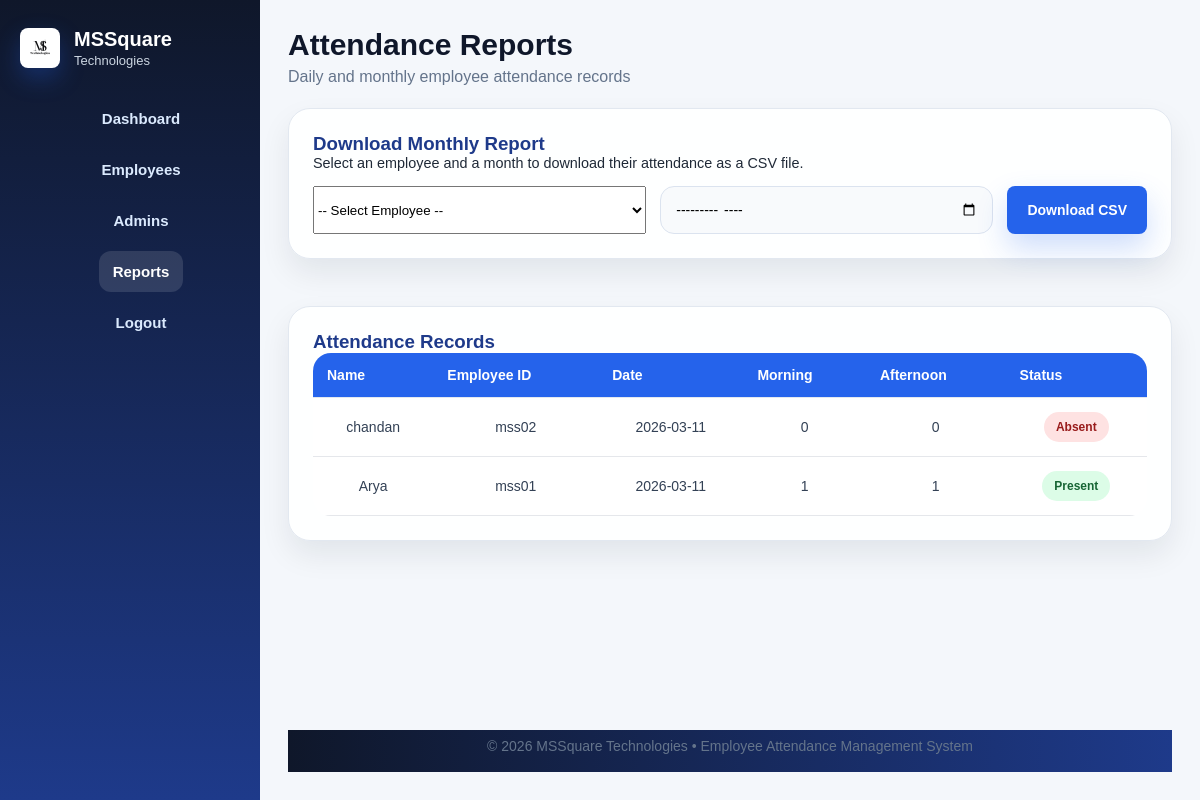
Page /admin/reports (signed in) on the committed database.
### tables this page shows
CREATE TABLE attendance(
    id INTEGER PRIMARY KEY AUTOINCREMENT,
    employee_id TEXT,
    date TEXT,
    morning INTEGER,
    afternoon INTEGER,
    status TEXT
, logout_time TEXT DEFAULT '');

CREATE TABLE employees(
    id INTEGER PRIMARY KEY AUTOINCREMENT,
    employee_id TEXT UNIQUE,
    name TEXT,
    password TEXT,
    department TEXT,
    status TEXT DEFAULT 'active'
);

### app.py (the view)
@app.route("/admin/reports")
def attendance_reports():
    if session.get("role") != "admin":
        return redirect(url_for("home"))
    conn = get_db_connection()
    cursor = conn.cursor()
    cursor.execute("""
        SELECT attendance.*, employees.name
        FROM attendance
        JOIN employees ON attendance.employee_id = employees.employee_id
        ORDER BY attendance.date DESC, attendance.id DESC
    """)
    records = cursor.fetchall()
    cursor.execute("SELECT employee_id, name FROM employees WHERE status='active' ORDER BY name")
    employees = cursor.fetchall()
    conn.close()
    return render_template("attendance_reports.html", records=records, employees=employees)

### app.py (called while the page is built)
def get_db_connection():
    conn = sqlite3.connect(DB_PATH)
    conn.row_factory = sqlite3.Row
    return conn

### templates/attendance_reports.html (shortened to what this page needs)
<!DOCTYPE html>
<html lang="en">
<head>
    <link rel="stylesheet" href="{{ url_for('static', filename='css/style.css') }}">
</head>
<body class="panel-body">
<div class="panel-layout">
    <aside class="panel-sidebar">
        <div class="sidebar-brand">
            <div class="brand-logo">
                <img src="{{ url_for('static', filename='css/images/logo.png') }}" alt="Logo">
            </div>
            <div>
                <h2>MSSquare</h2>
                <p>Technologies</p>
            </div>
        </div>
        <nav class="sidebar-nav">
            <a href="/admin/dashboard">Dashboard</a>
            <a href="/admin/employees">Employees</a>
            <a href="/admin/admins">Admins</a>
            <a href="/admin/reports" class="active">Reports</a>
            <a href="/logout">Logout</a>
        </nav>
    </aside>
    <main class="panel-main">
        <div class="panel-topbar">
            <div>
                <h1>Attendance Reports</h1>
                <p>Daily and monthly employee attendance records</p>
            </div>
        </div>
        <section class="glass-card" style="margin-bottom: 25px;">
            <h3>Download Monthly Report</h3>
            <p style="margin-bottom: 15px; color: var(--text-secondary); font-size: 0.9em;">
                Select an employee and a month to download their attendance as a CSV file.
            </p>
            <form method="GET" action="/admin/download_report" class="modern-form-grid" style="grid-template-columns: 1fr 1fr auto;">
                <select name="employee_id" required>
                    <option value="">-- Select Employee --</option>
                </select>
                <input type="month" name="month" required>
                <button class="primary-btn" type="submit">Download CSV</button>
            </form>
        </section>
        <section class="glass-card table-card">
            <h3>Attendance Records</h3>
            <div class="table-wrap">
                <table class="modern-table">
                    <thead>
                        <tr>
                            <th>Name</th>
                            <th>Employee ID</th>
                            <th>Date</th>
                            <th>Morning</th>
                            <th>Afternoon</th>
                            <th>Status</th>
                        </tr>
                    </thead>
                    <tbody>
                        {% for row in records %}
                        <tr>
                            <td>{{ row.name }}</td>
                            <td>{{ row.employee_id }}</td>
                            <td>{{ row.date }}</td>
                            <td>{{ row.morning }}</td>
                            <td>{{ row.afternoon }}</td>
                            <td>
                                {% if row.status == 'Present' %}
                                    <span class="status-pill success">Present</span>
                                {% elif row.status == 'Half Day' %}
                                    <span class="status-pill half-day">Half Day</span>
                                {% else %}
                                    <span class="status-pill danger">Absent</span>
                                {% endif %}
                            </td>
                        </tr>
                        {% endfor %}
                    </tbody>
                </table>
            </div>
        </section>
        <footer class="panel-footer">
            © 2026 MSSquare Technologies • Employee Attendance Management System
        </footer>
    </main>
</div>
</body>
</html>

### rows in the picture
attendance: name "chandan", employee_id "mss02", date "2026-03-11", morning "0", afternoon "0", status "Absent"
attendance: name "Arya", employee_id "mss01", date "2026-03-11", morning "1", afternoon "1", status "Present"
